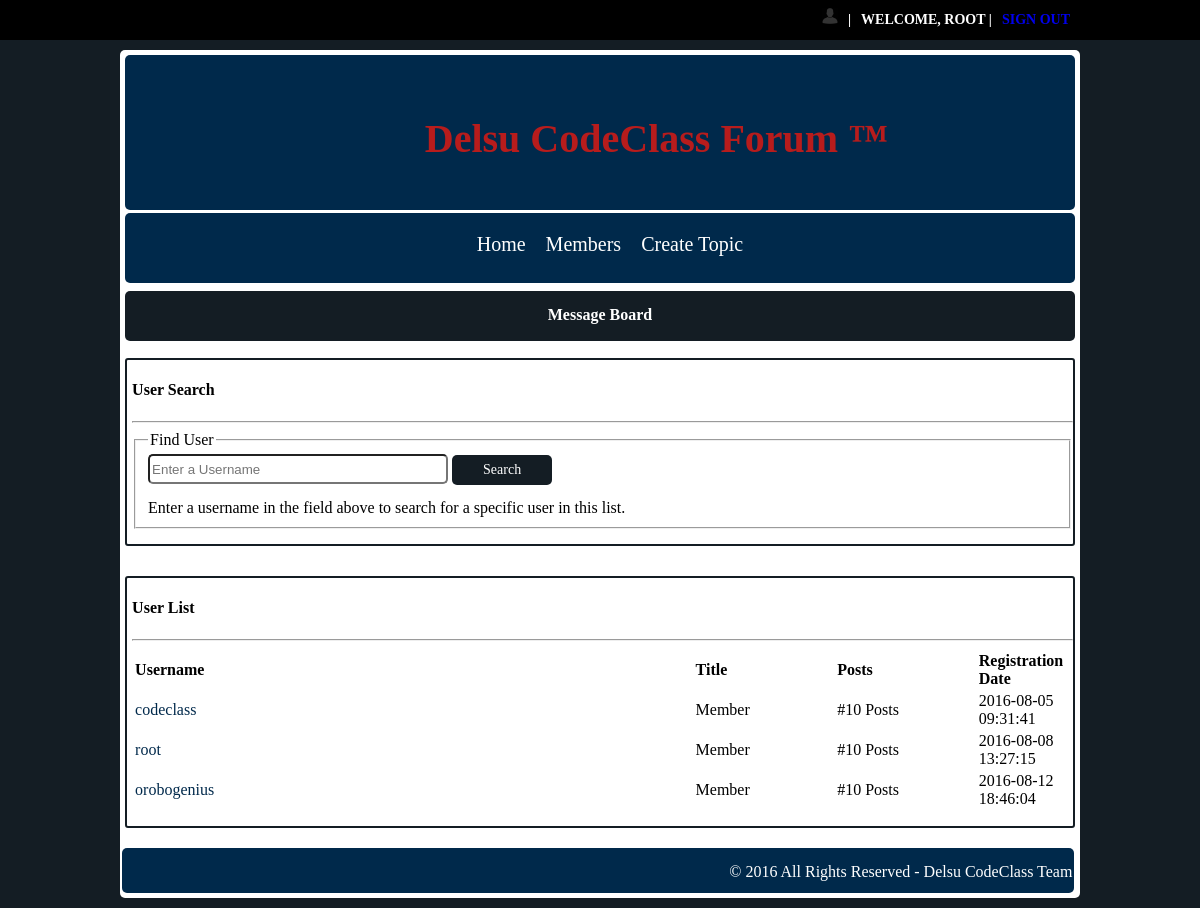
The page /views/view-members.php (signed in) on the database its author committed.
### tables this page shows
CREATE TABLE IF NOT EXISTS `users` (
  `user_id` int(11) NOT NULL,
  `first_name` varchar(50) NOT NULL,
  `last_name` varchar(50) NOT NULL,
  `user_gender` varchar(10) NOT NULL,
  `age` int(10) NOT NULL,
  `user_name` varchar(50) NOT NULL,
  `user_pass` varchar(255) NOT NULL,
  `user_email` varchar(50) NOT NULL,
  `user_level` int(11) NOT NULL,
  `reg_date` datetime NOT NULL
);

### utility/db_functions.php (called while the page is built, shortened)
<?php
  function getUsers($dbh) {
    $response = array();
    $query = "SELECT * FROM users";
    $result = mysqli_query($dbh, $query) or die(mysqli_connect_errno($dbh));
    while($row = mysqli_fetch_array($result)) {
      $response[] = $row;
    }
    return $response;
  }
?>

### views/view-members.php (the view)
<?php
  include('../layout/page-head.php');
  include('../layout/header.php');
  include('../utility/connect.php');
  include('../utility/db_functions.php');
  $dbh = connectToDatabase();
?>
<div class="content">
  <?php
    include('../layout/content-header.php');
  ?>
  <div class="registration">
    <div class="search-user">
      <h4>User Search</h4>
      <hr />
      <fieldset>
        <legend>Find User</legend>
        <form method="get" action="">
          <input type="search" placeholder="Enter a Username" />
          <button type="submit" style="width: 100px; height: 30px; font-size: 14px;">Search</button><br />
          Enter a username in the field above to search for a specific user in this list.
        </form>
      </fieldset>
    </div>
    <div class="user-list">
      <h4>User List</h4>
      <hr />
      <table>
        <thead>
          <th>Username</th>
          <th>Title</th>
          <th>Posts</th>
          <th>Registration Date</th>
        </thead>
        <tbody>
          <?php
            $users = getUsers($dbh);
            foreach($users as $user) {
              echo '<tr>';
                echo '<td class="username"><a href="view-user.php?u_id='.$user['user_id'].'">'.$user['user_name'].'</a></td>';
                if ($user['user_level'] == 2) {
                  echo '<td>Administrator</td>';
                } else {
                  echo '<td>Member</td>';
                }
                echo '<td>#10 Posts</td>';
                echo '<td>'.$user['reg_date'].'</td>';
              echo '</tr>';
            }
          ?>
        </tbody>
      </table>
    </div>
  </div>
  <?php
    include('../layout/footer.php');
  ?>
</div>
</body>
</html>

### css/style.css (style rules this page uses)
html { min-height: 100%; position: relative; }
body { margin: 0; padding: 0; background-color: #141D24; }
.content { position: relative; width: 80%; min-height: 600px; background-color: #fff; border-radius: 5px; margin: 10px auto; padding-top: 5px }
.registration { text-align: center; font-family: "Myriad Pro"; }
.registration input, .registration select, textarea { width: 300px; height: 30px; margin-bottom: 15px; border-radius: 5px; }
.registration button { width: 150px; height: 40px; font-size: 25px; font-family: "Myriad Pro"; background-color: #141D24; border: none; border-radius: 5px; color: #fff; }
.search-user, .user-list { width: 98%; height: auto; border-radius: 3px; border: 2px solid #141D24; text-align: left; margin: 0 auto; margin-top: 30px; padding-left: 5px; padding-bottom: 15px; }
.user-list td { width: 15%; }
td.username { width: 60%; text-align: left; }
.registration a { color: #00294B; text-decoration: none; }

### rows shown on the page
users: user_name "codeclass", user_level "Member", reg_date "2016-08-05 09:31:41"
users: user_name "root", user_level "Member", reg_date "2016-08-08 13:27:15"
users: user_name "orobogenius", user_level "Member", reg_date "2016-08-12 18:46:04"

### other values the page prints
$_SESSION['username'] "ROOT"
